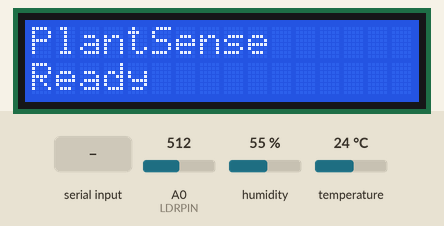
A sketch run on a simulated Arduino Uno, built with avr-gcc and run on an emulated ATmega328P. On the bench: 16×2 character LCD. The inputs (shaded band) are chosen by the test bench; at power-on: A0 (LDRPIN) = 512, humidity 55 %, temperature 24 °C. What the sketch prints to the serial monitor is not drawn.

Above: at 3.2 s.
3.3 s: "1\n" received over Serial
At 4.6 s:
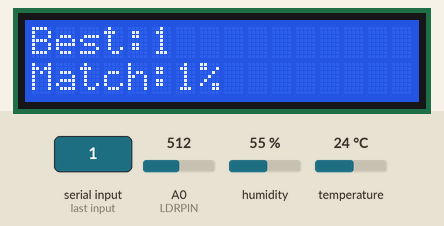
5.6 s: "0\n" received over Serial
At 6.5 s:
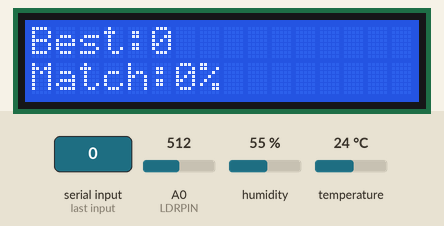
Timing chart, 0 to 8.6 s (numbered marks = the images above; inputs shaded):
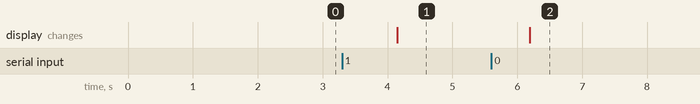

The sketch:

sscs_plant_scense.ino
```cpp
#include <Wire.h>
#include <LiquidCrystal_I2C.h>
#include <DHT.h>

#define DHTPIN 2
#define DHTTYPE DHT11
#define LDRPIN A0

DHT dht(DHTPIN, DHTTYPE);

LiquidCrystal_I2C lcd(0x27,16,2);


void setup()
{
  Serial.begin(9600);

  dht.begin();

  lcd.begin();
  lcd.backlight();

  lcd.clear();
  lcd.setCursor(0,0);
  lcd.print("PlantSense");
  lcd.setCursor(0,1);
  lcd.print("Ready");

  delay(2000);
}


void loop()
{
  float temperature = dht.readTemperature();
  float humidity = dht.readHumidity();
  int light = analogRead(LDRPIN);


  // Send sensors to Python

  if(!isnan(temperature) && !isnan(humidity))
  {
    Serial.print(temperature);
    Serial.print(",");
    Serial.print(humidity);
    Serial.print(",");
    Serial.println(light);
  }


  // Receive recommendation from Python

  if(Serial.available())
{
  String message = Serial.readStringUntil('\n');

  int comma = message.indexOf(',');

  String plant = message.substring(0, comma);
  String score = message.substring(comma + 1);


  lcd.clear();

  lcd.setCursor(0,0);
  lcd.print("Best:");
  lcd.print(plant);

  lcd.setCursor(0,1);
  lcd.print("Match:");
  lcd.print(score);
  lcd.print("%");
}


  delay(1000);
}
```

Measured:
- after the input at 3.3 s, the display: changes after 0.85 s (image 1)
- after the input at 5.6 s, the display: changes after 0.59 s (image 2)
